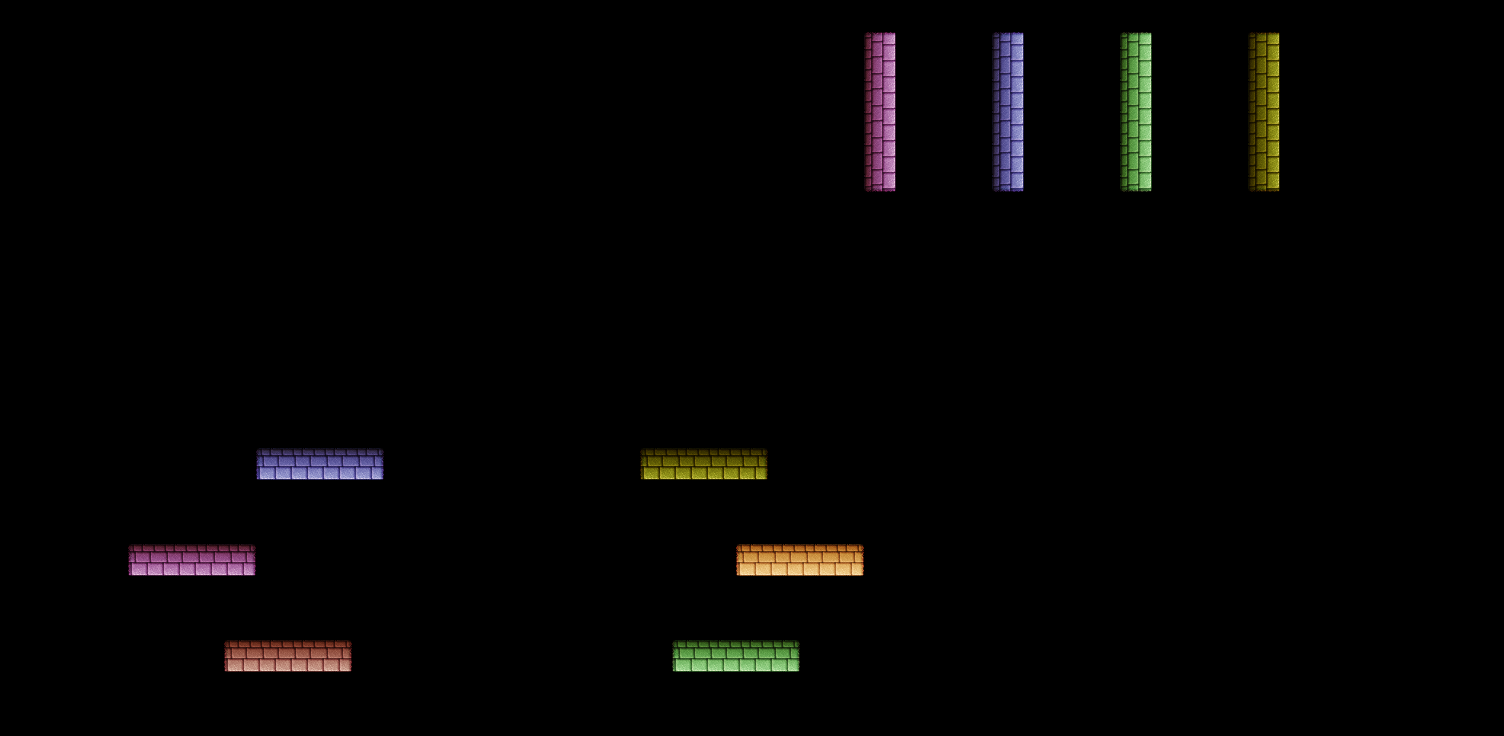

Rendered tile map (Tiled .tmx) drawn with the repository's tilesets; below, a short description and the map source with its tile grids summarised:
An orthogonal 47x23 tile map with 32x32 px tiles, 8 tile layers (static, red_deactivated, purple_deactivated, blue, ...), 3 tilesets and 2 objects (exit, character).

<map version="1.0" orientation="orthogonal" renderorder="right-down" width="47" height="23" tilewidth="32" tileheight="32" nextobjectid="113">
 <properties>
  <property name="bronze" value="1000" />
  <property name="deaths" value="15" />
  <property name="gold" value="6000" />
  <property name="index" value="6" />
  <property name="silver" value="3000" />
  <property name="time" value="640" />
 </properties>
 <tileset firstgid="1" name="walls1_0" tilewidth="32" tileheight="32">
  <image source="walls1_0.png" width="448" height="512" />
 </tileset>
 <tileset firstgid="225" name="static1" tilewidth="32" tileheight="32">
  <image source="static1.png" width="192" height="224" />
 </tileset>
 <tileset firstgid="267" name="black" tilewidth="32" tileheight="32">
  <image source="../black.png" width="32" height="32" />
 </tileset>
 <layer name="static" width="47" height="23">
  <data>[1081 cells, 74 non-empty, 1 distinct tile ids]</data>
 </layer>
 <layer name="red_deactivated" width="47" height="23">
  <data>[1081 cells, 0 non-empty, 0 distinct tile ids]</data>
 </layer>
 <layer name="purple_deactivated" width="47" height="23">
  <data>[1081 cells, 9 non-empty, 6 distinct tile ids]</data>
 </layer>
 <layer name="blue" width="47" height="23">
  <data>[1081 cells, 9 non-empty, 6 distinct tile ids]</data>
 </layer>
 <layer name="green_deactivated" width="47" height="23">
  <data>[1081 cells, 9 non-empty, 6 distinct tile ids]</data>
 </layer>
 <layer name="orange" width="47" height="23">
  <data>[1081 cells, 4 non-empty, 3 distinct tile ids]</data>
 </layer>
 <layer name="red" width="47" height="23">
  <data>[1081 cells, 4 non-empty, 3 distinct tile ids]</data>
 </layer>
 <layer name="yellow" width="47" height="23">
  <data>[1081 cells, 9 non-empty, 6 distinct tile ids]</data>
 </layer>
 <objectgroup name="exit">
  <object id="111" name="exit" x="1440" y="128" width="64" height="64">
   <properties>
    <property name="next" value="7" />
   </properties>
  </object>
 </objectgroup>
 <objectgroup name="character">
  <object id="112" name="character" x="512" y="672" width="32" height="32" />
 </objectgroup>
</map>
